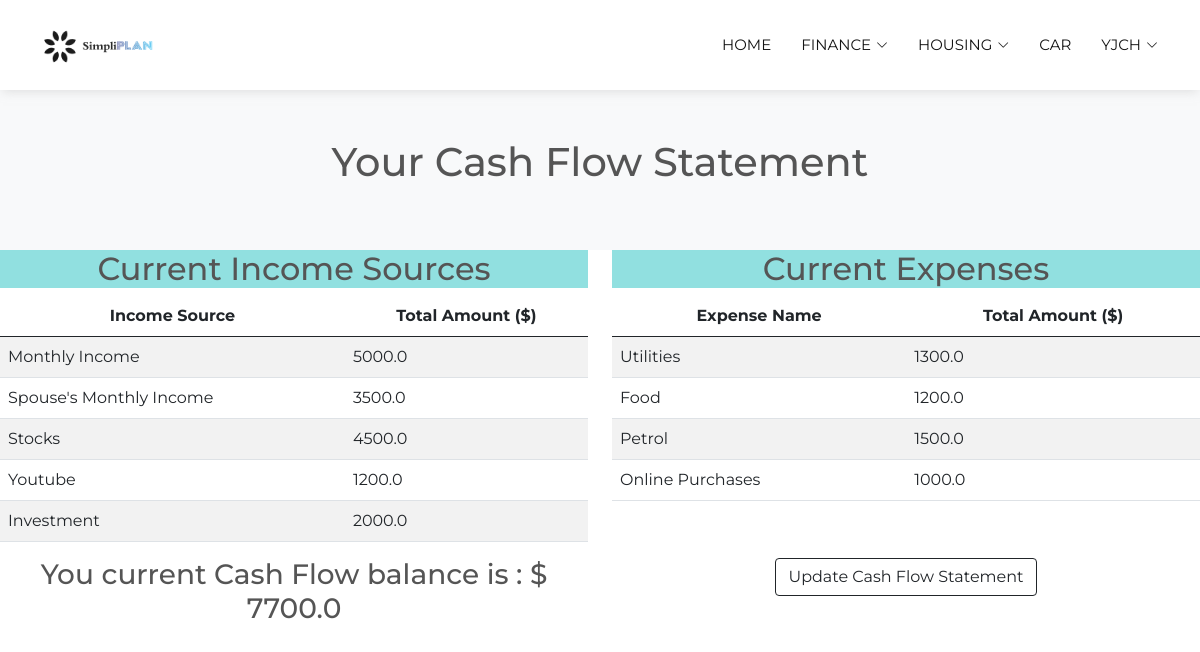
Page /finance/cashFlow_Result/ (signed in) on the committed database.
### Finance/models.py (models this page shows)
class Information(models.Model):
    DOB = models.DateField()
    gender = models.CharField(max_length=255)
    education = models.CharField(max_length=255)
    maritalStatus = models.CharField(max_length=255)
    occupation = models.CharField(max_length=255)
    monthlyIncome = models.FloatField()
    spouseMonthlyIncome = models.FloatField()
    noOfDependents = models.IntegerField()
    OAAmount = models.FloatField()
    SAAmount = models.FloatField()
    medisave = models.FloatField()
    user = models.OneToOneField(
        User,
        to_field="username",
        on_delete=models.CASCADE,
        primary_key=True,
    )

class OtherIncomeSource(models.Model):
    incomeSource = models.CharField(max_length=255)
    amount = models.FloatField()
    information = models.ForeignKey(Information, on_delete=models.CASCADE)

class MonthlyExpense(models.Model):
    expenseName = models.CharField(max_length=255)
    amount = models.FloatField()
    information = models.ForeignKey(Information, on_delete=models.CASCADE)

### Finance/views.py (the view)
# urls.py: path('cashFlow_Result/', views.cashFlow_Result_view, name="ccashFlow_Result"),
def cashFlow_Result_view(request):
    if request.session.has_key('username'):
        username = request.session['username']
        user = User.user.get(username=username)
        financemanager = FinanceMgr(user)
        """
        #temp user for testing
        testuser = User.user.validate("swaggydaddy","swaggymcpants1")
        testuser = testuser[0]
        financemanager = FinanceMgr(testuser)
        """
        if Information.objects.filter(user=username).exists():
            firstTime = False
        else:
            firstTime = True
        monthlyIncome = 0
        spouseMonthlyIncome = 0
        netIncome = 0
        if Information.objects.filter(user=username).exists():
            (monthlyIncome, spouseMonthlyIncome, oIncome_list, mExpense_list,
             netIncome) = financemanager.retrieveFinancialInformation()
            return render(request, 'finance/cashFlow_Result.html', {
                'oIncome_list': oIncome_list,
                'mExpense_list': mExpense_list,
                'monthlyIncome': monthlyIncome,
                'spouseMonthlyIncome': spouseMonthlyIncome,
                'netIncome': netIncome,
                'username': username
            })
        else:
            return redirect('/finance/questionaire/', {"firstTime": firstTime})
    else:
        return render(request, 'home.html')

### Finance/FinanceMgr.py (called while the page is built)
    def retrieveFinancialInformation(self):
        self.incomeSource = OtherIncomeSource.objects.filter(
            information=self.user.information)
        self.expense = MonthlyExpense.objects.filter(
            information=self.user.information)
        netIncome = 0
        for income in self.incomeSource:
            netIncome += income.amount
        for expense in self.expense:
            netIncome -= expense.amount
        netIncome += self.user.information.monthlyIncome
        return (self.user.information.monthlyIncome, self.user.information.spouseMonthlyIncome, self.incomeSource, self.expense, netIncome)

### Finance/templates/finance/cashFlow_Result.html (shortened to what this page needs)
{% extends "base.html" %}
{% load static %}
{% block content %}
<!DOCTYPE html>
<html lang="en">
<head>
</head>
<body>
    <div class="p-5 text-center bg-light" >
        <h1 class="mb-3" >Your Cash Flow Statement</h1>
    </div>
    <div class="row">
        <div class="table-responsive col-md-6">
            <center><h2 class="sub-header" style="background-color:rgb(145, 224, 224);" >Current Income Sources</h2></center>
            <div class="table-responsive">
                <table class="table table-striped">
                    <thead>
                        <tr>
                            <th class="text-center">
                                Income Source
                            </th>
                            <th class="text-center">
                                Total Amount ($)
                            </th>
                    </thead>
                    <tbody>
                        <tr>
                            <td>Monthly Income</td>
                            <td>{{monthlyIncome}}</td>
                        </tr>
                        <tr>
                            <td>Spouse's Monthly Income</td>
                            <td>{{spouseMonthlyIncome}}</td>
                        </tr>
                        {% for oIncome in oIncome_list %}
                        <tr>
                            <td>{{oIncome.incomeSource}}</td>
                            <td>{{oIncome.amount}}</td>
                        </tr>
                        {% endfor %}
                    </tbody>
                </table>
            </div>
        </div>
        <div class="table-responsive col-md-6">
            <center><h2 class="sub-header" style="background-color:rgb(145, 224, 224);">Current Expenses</h2></center>
            <div class="table-responsive">
                <table class="table table-striped">
                    <thead>
                        <tr>
                            <th class="text-center">
                                Expense Name
                            </th>
                            <th class="text-center">
                                Total Amount ($)
                            </th>
                        </tr>
                    </thead>
                    <tbody>
                        {% for mExpense in mExpense_list %}
                        <tr>
                            <td>{{mExpense.expenseName}}</td>
                            <td>{{mExpense.amount}}</td>
                        </tr>
                        {% endfor %}
                    </tbody>
                </table>
            </div>
        </div>
    </div>
    <div class = "row">
        <div class =  "col-md-6">
            <h3><center>You current Cash Flow balance is : $ {{ netIncome }}</center></h3>
        </div>
        <div class = "col-md-6">
            <center><button onclick="window.location.href='/finance/cashFlow_Edit/'" type="button" class="btn btn-outline-dark">Update Cash Flow Statement</button></center>
        </div>
    </div>
</body>
</html>
{% endblock %}

### assets/nav/assets/css/style.css (style rules this page uses)
body { font-family: "Open Sans", sans-serif; color: #555555; }
h1, h2, h3, h4, h5, h6 { font-family: "Montserrat", sans-serif; }
* { padding: 0; margin: 0; box-sizing: border-box; font-family: 'Montserrat', sans-serif }

### rows in the picture
Information: monthlyIncome "5000.0", spouseMonthlyIncome "3500.0"
OtherIncomeSource: incomeSource "Stocks", amount "4500.0"
OtherIncomeSource: incomeSource "Youtube", amount "1200.0"
OtherIncomeSource: incomeSource "Investment", amount "2000.0"
MonthlyExpense: expenseName "Utilities", amount "1300.0"
MonthlyExpense: expenseName "Food", amount "1200.0"
MonthlyExpense: expenseName "Petrol", amount "1500.0"
MonthlyExpense: expenseName "Online Purchases", amount "1000.0"

### other values in the picture
{{ username }} "YJCH"
{{ netIncome }} "7700.0"
